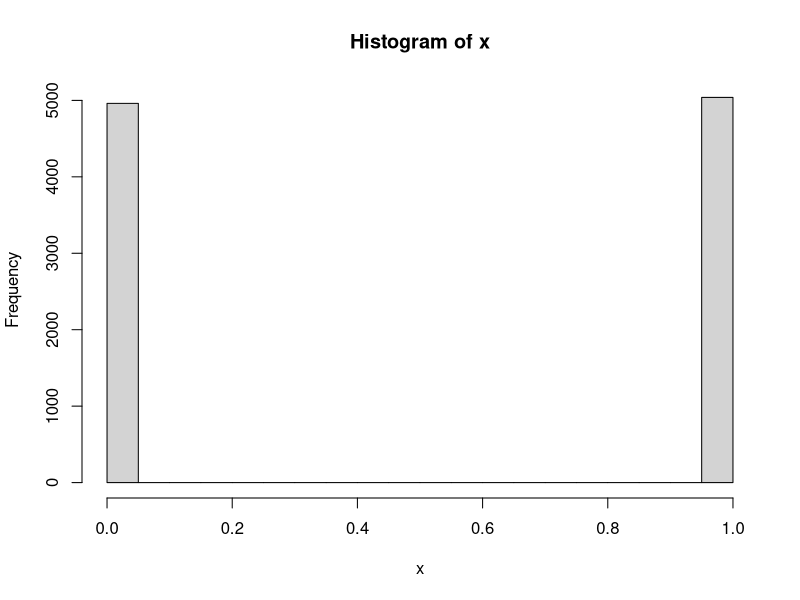
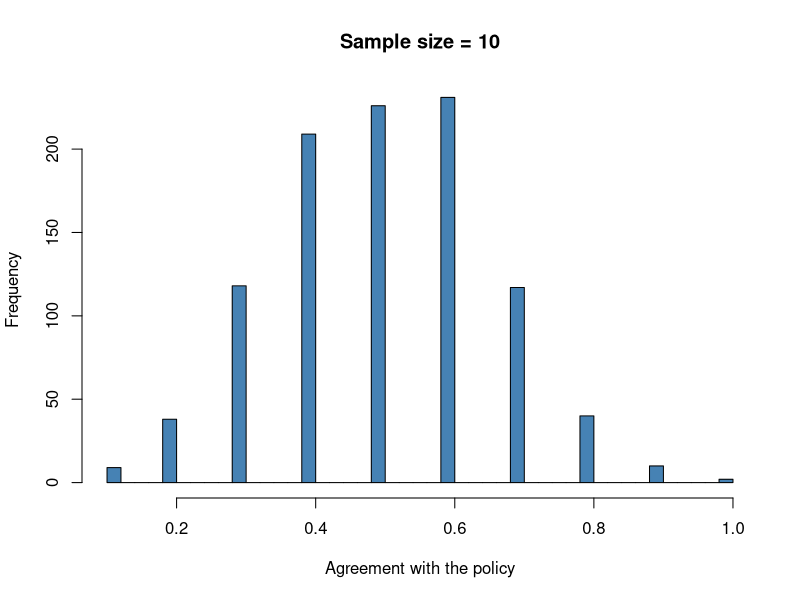
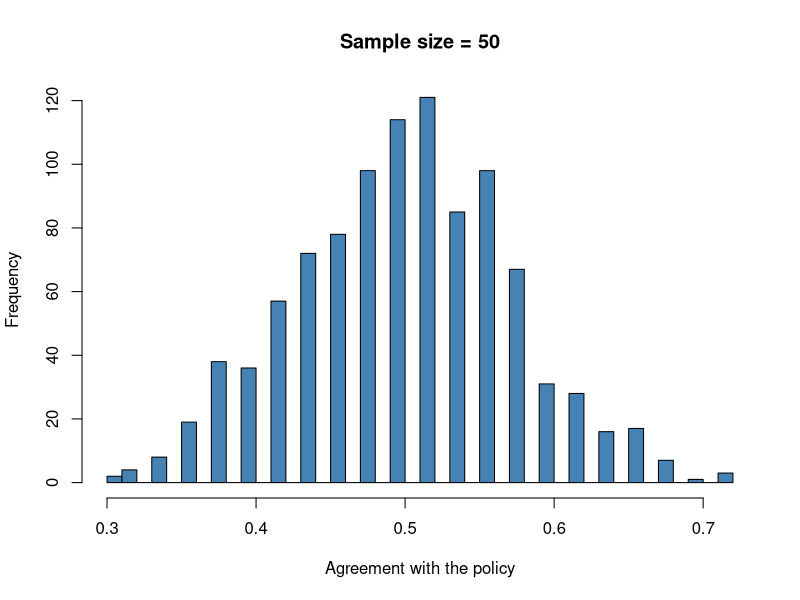
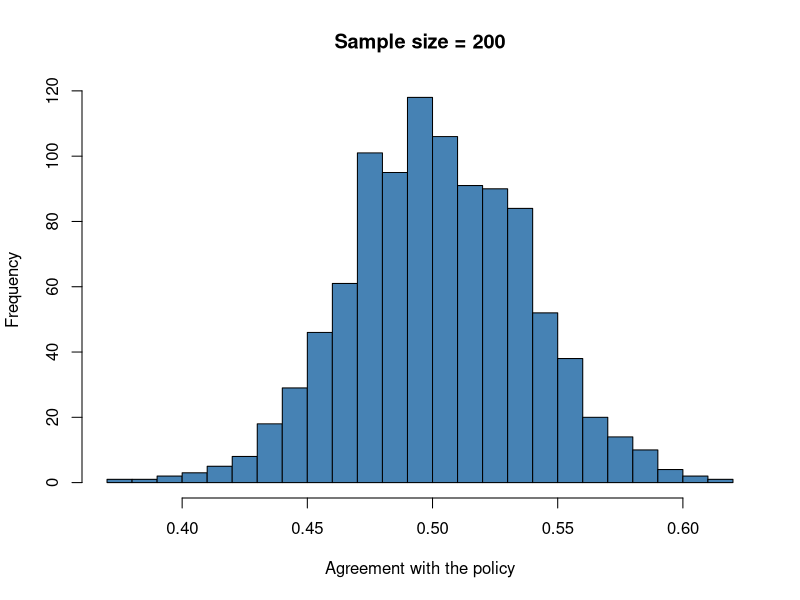

These figures' R source, in order:
## ---- chunk 1
setwd("~/Documents/Sant'Anna/Corso allievi/Codes")
set.seed(1963) 
## ---- chunk 2

N <- 10000  # number of observations
x <- sample(0:1, N, replace = T) # generate a binary variable

## ---- chunk 3
hist(x)

## ---- chunk 4
mean(x)

## ---- chunk 5
sd(x)

## ---- chunk 6
sample10 <- c()
k = 1000
for (i in 1:k){
sample10[i] = mean(sample(x, 10, replace=TRUE))
}

hist(sample10, col ='steelblue', xlab='Agreement with the policy', main='Sample size = 10',breaks = 40)

## ---- chunk 7
mean(sample10)

## ---- chunk 8
sd(sample10)

## ---- chunk 9
sample50 <- c()
k = 1000
for (i in 1:k){
sample50[i] = mean(sample(x, 50, replace=TRUE))
}

hist(sample50, col ='steelblue', xlab='Agreement with the policy', main='Sample size = 50', breaks = 40)


## ---- chunk 10
mean(sample50)

## ---- chunk 11
sd(sample50)

## ---- chunk 12
sample200 <- c()
k = 1000
for (i in 1:k){
sample200[i] = mean(sample(x, 200, replace=TRUE))
}

hist(sample200, col ='steelblue', xlab='Agreement with the policy', main='Sample size = 200',breaks = 30)


## ---- chunk 13
mean(sample200)

## ---- chunk 14
sd(sample200)

